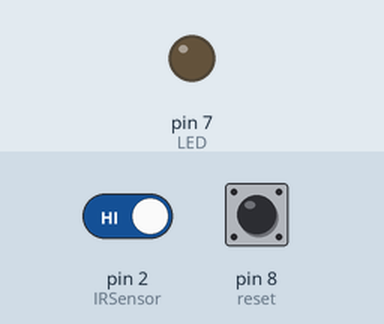
A sketch run on a simulated Arduino Uno, built with avr-gcc and run on an emulated ATmega328P. Shown: output pins drawn as LEDs (lit = HIGH). Dashed ring = blinking. Inputs (shaded band) come from the test bench; at power-on: pin 2 (IRSensor) HIGH, pin 8 (reset) HIGH.

Above: at 1.2 s.
1.3 s: pin 2 (IRSensor) driven LOW
At 1.51 s:
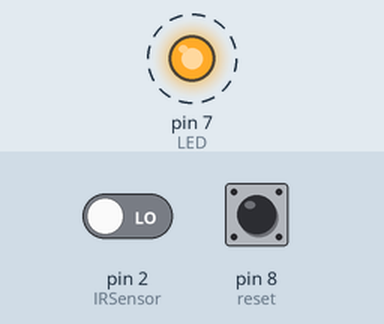
Timing chart, 0 to 10.3 s (numbered marks = the images above; inputs shaded):
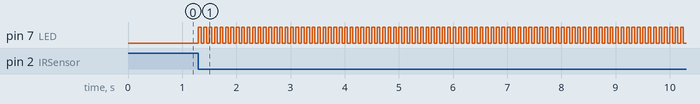

Measured:
- after the input at 1.3 s, pin 7 (LED): alternates HIGH for 0.05 s and LOW for 0.05 s, starting at once

The sketch:

motion_sensor_using_ir.ino
```cpp
int IRSensor = 2; // connect ir sensor to arduino pin 2
int LED = 7; // conect Led to arduino pin 13
int flag = 0;
int reset = 8; // RESET BUTTON FOR STOPING THE ALARAM AFT


void setup()
{
  pinMode (IRSensor, INPUT);
  pinMode (LED, OUTPUT);
  pinMode (reset, INPUT_PULLUP);

}

void loop()
{
  int statusSensor = digitalRead (IRSensor);

  if(statusSensor == 0){
    flag = 1;
  }
  if(flag==1)  // ALRAM LOOP IF ANYTHING TRIGGERD
  {
    digitalWrite(7,HIGH);
    delay(50);
    digitalWrite(7,LOW);
    delay(50 );
    }
  if(digitalRead(reset)==0){
    flag = 0 ; // RESET THE FALG TO 0 AND STOPS THE ALARAM LOOP
    }
}
```
